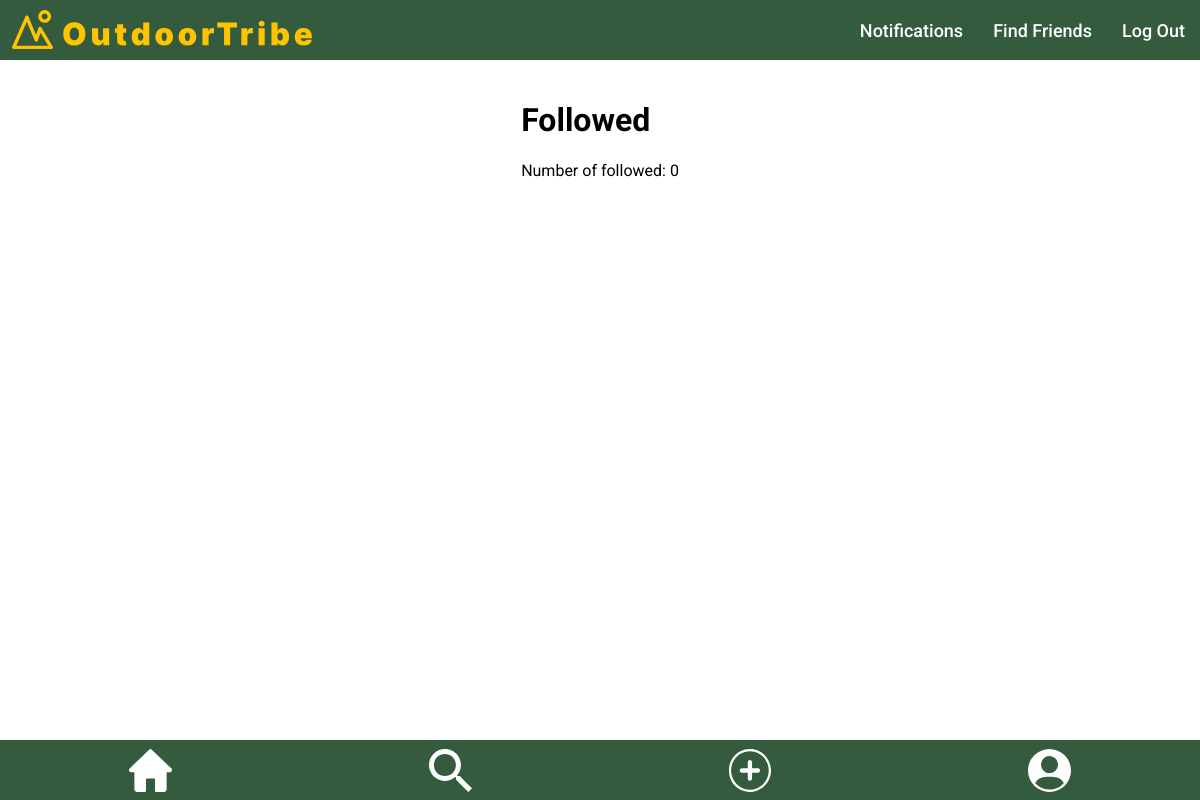
Before: /public/follow.php?followed_id=1 with the older database file.
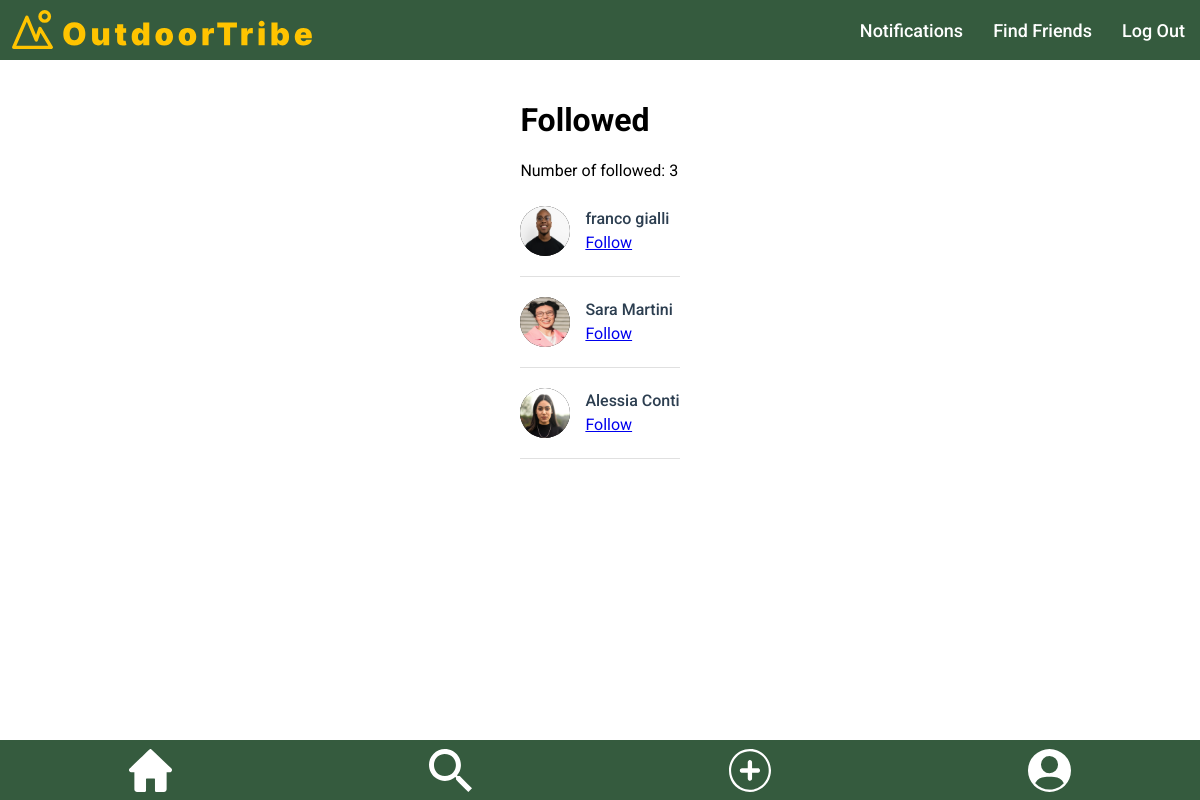
After: the same page with the newer database file.
### tables this page shows
CREATE TABLE `user` (
  `id` int NOT NULL,
  `name` varchar(100) NOT NULL,
  `surname` varchar(100) NOT NULL,
  `email` varchar(100) NOT NULL,
  `password` varchar(100) NOT NULL
);

CREATE TABLE `photo` (
  `id` int NOT NULL,
  `post_id` int DEFAULT NULL,
  `user_id` int DEFAULT NULL,
  `name` text NOT NULL
);

### public/follow.php (the view, shortened to what this page needs)
<?php
include("./../server/connection.php");
$log_user_id = isset($_SESSION['user_id']) ? $_SESSION['user_id'] : 6;
?>
<!DOCTYPE html>
<html lang="en">
<head>
  <link rel="stylesheet" href="./../templates/header/header.css">
  <link rel="stylesheet" href="./../templates/footer/footer.css">
  <link rel="stylesheet" href="./styles/follower.css">
</head>
<body>
  <main class="container">
  <?php
  $current_user_id = isset($_GET['followed_id']) ? $_GET['followed_id'] : null;
  if ($current_user_id !== null) {
      $query = "SELECT user.name, user.surname, user.id
                FROM user
                JOIN follow ON user.id = follow.followed_id
                WHERE follow.follower_id = ?";
      $stmt = $conn->prepare($query);
      $stmt->bind_param("i", $current_user_id);
      $stmt->execute();
      $result = $stmt->get_result();
      echo '<h1>Followed</h1>';
      echo '<p>Number of followed: '.$result->num_rows.'</p>';
      while ($row = $result->fetch_assoc()) {
        $followed_id = $row['id'];
        $followed_name = $row['name'];
        $followed_surname = $row['surname'];
        $query_image = "SELECT name FROM photo WHERE user_id = ? AND post_id IS NULL";
        $stmt_image = $conn->prepare($query_image);
        $stmt_image->bind_param("i", $followed_id);
        $stmt_image->execute();
        $result_image = $stmt_image->get_result();
        $photo_profile_row = $result_image->fetch_assoc();
        $followed_image = !empty($photo_profile_row['name']) ? "./../uploads/photos/profile/" . $photo_profile_row['name'] : "./../assets/icons/profile.svg";
        $query_check_follow = "SELECT * FROM follow WHERE follower_id = ? AND followed_id = ?";
        $stmt_check_follow = $conn->prepare($query_check_follow);
        $stmt_check_follow->bind_param("ii", $log_user_id, $followed_id);
        $stmt_check_follow->execute();
        $result_check_follow = $stmt_check_follow->get_result();
        $is_following = $result_check_follow->num_rows > 0;
        echo '<div class="follower">';
        echo '<img style="background-color: black;"class="profile-picture" src="'.$followed_image.'" alt="profile picture">';
        echo '<div class="follower-info">';
        echo '<a href="otherprofile.php?id='.$followed_id.'" class="profile-link">'.$followed_name.' '.$followed_surname.'</a>';
        echo '<a href="#" class="follow-btn" data-id="'.$followed_id.'">'.($is_following ? 'Unfollow' : 'Follow').'</a>';
        echo '</div>';
        echo '</div>';
        echo '<hr>';
      }
  } else {
      echo '<p>No user ID provided.</p>';
  }
  ?>
  </main>
</body>
</html>

### templates/header/header.css (style rules this page uses)
header { font-family: "Roboto", sans-serif; height: 60px; display: flex; flex-direction: row; background-color: #355B3E; align-items:center; margin: auto; position: fixed; top: 0; left: 0; right: 0; z-index: 1; }
.left-section { flex: 1; display: flex; }
.right-section { display: flex; align-items: center; }
.logo { margin-left: 10px; height: 45px; }
.menu { position: absolute; top: 65px; right: 0px; width: 130px; background-color: #355B3E; color: #ffffff; padding: 20px; align-items: center; }
.menu a { color: #ffffff; font-weight: 500; font-size: 18px; text-decoration: none; padding: 0 15px; }
@media screen and (min-width: 769px) { .menu { position: static; width: auto; background-color: transparent; color: inherit; padding: 0; display: flex; flex-direction: row; } }

### templates/footer/footer.css (style rules this page uses)
.footer-nav { height: 60px; display: flex; flex-direction: row; background-color: #355B3E; align-items:center; margin: auto; justify-content:space-around; position: fixed; bottom: 0; left: 0; right: 0; }
.footer-nav img { height: 43px; margin-top: 5px; }

### public/styles/follower.css (style rules this page uses)
body { font-family: "Roboto", sans-serif; display: flex; justify-content: center; margin: 60px 0 60px 0; padding: 0; }
.container { padding: 20px; }
.follower { display: flex; align-items: center; padding: 10px 0; }
.profile-picture { width: 50px; height: 50px; border-radius: 50%; margin-right: 15px; }
.follower-info { display: flex; flex-direction: column; }
.profile-link { font-weight: 500; text-decoration: none; color: #2c3e50; margin-bottom: 5px; }
hr { border: none; border-top: 1px solid #e0e0e0; margin: 10px 0; }

Changed rows visible on the page:
added user: photo.name (picture), name "franco", surname "gialli"
added user: photo.name (picture), name "Sara", surname "Martini"
added user: photo.name (picture), name "Alessia", surname "Conti"
Other visible differences:
$result->num_rows: "0" → "3"
